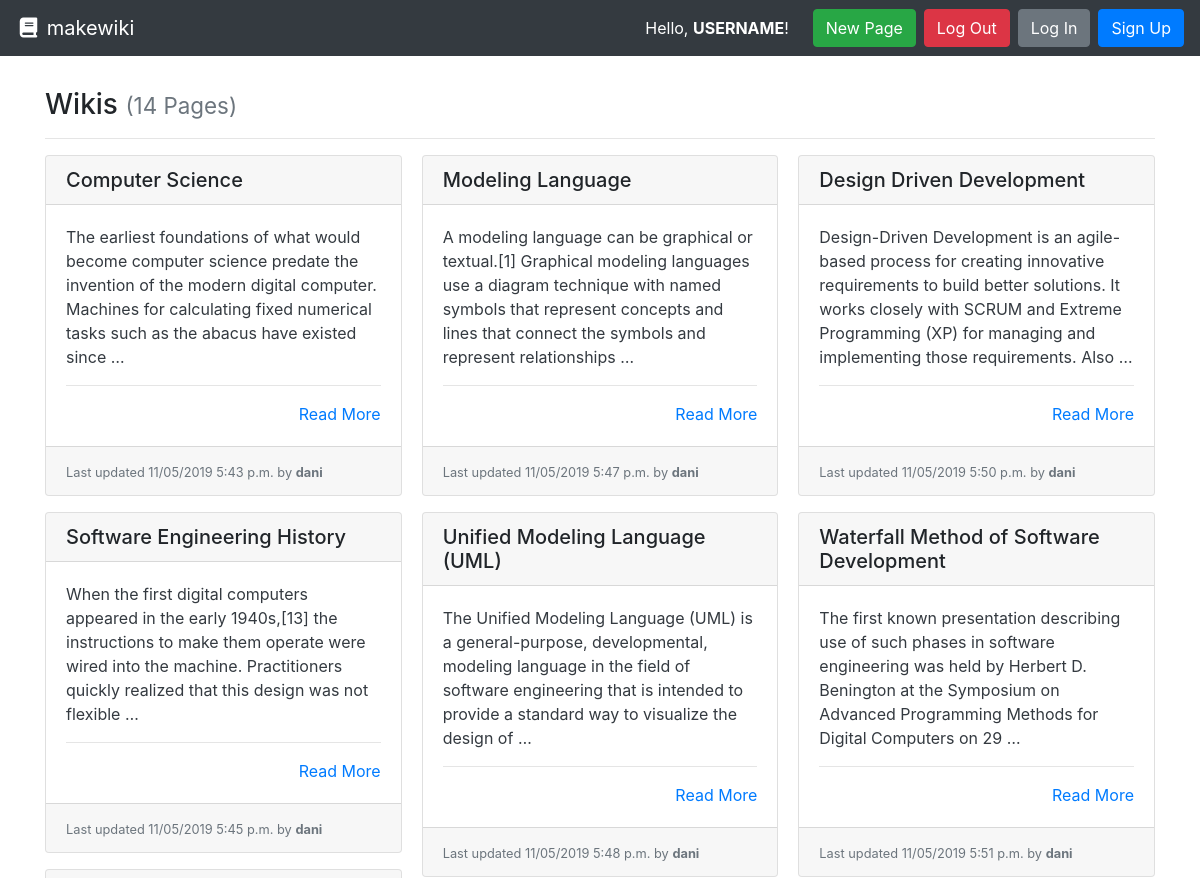
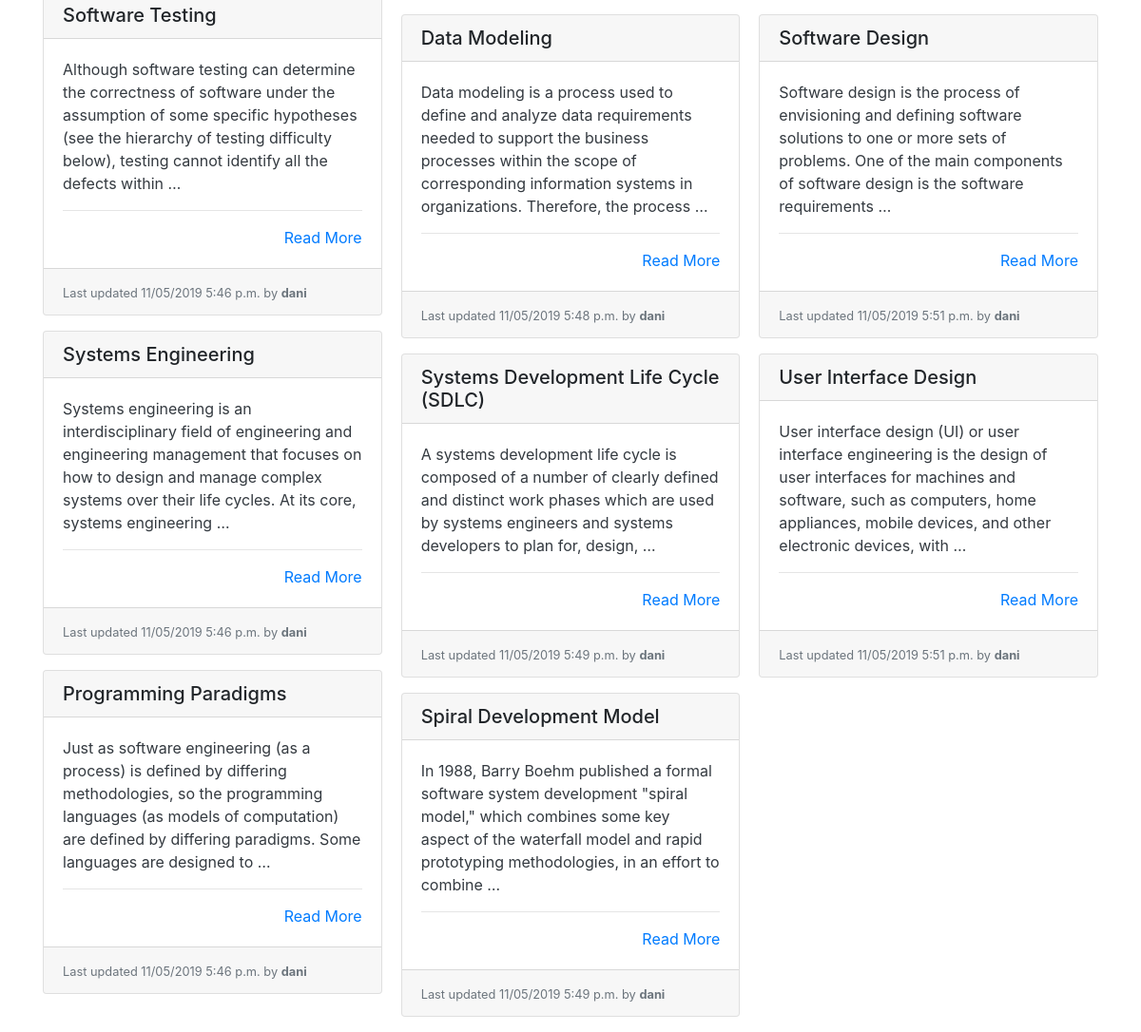
Before: / with the older database file (2 pictures, top to bottom).
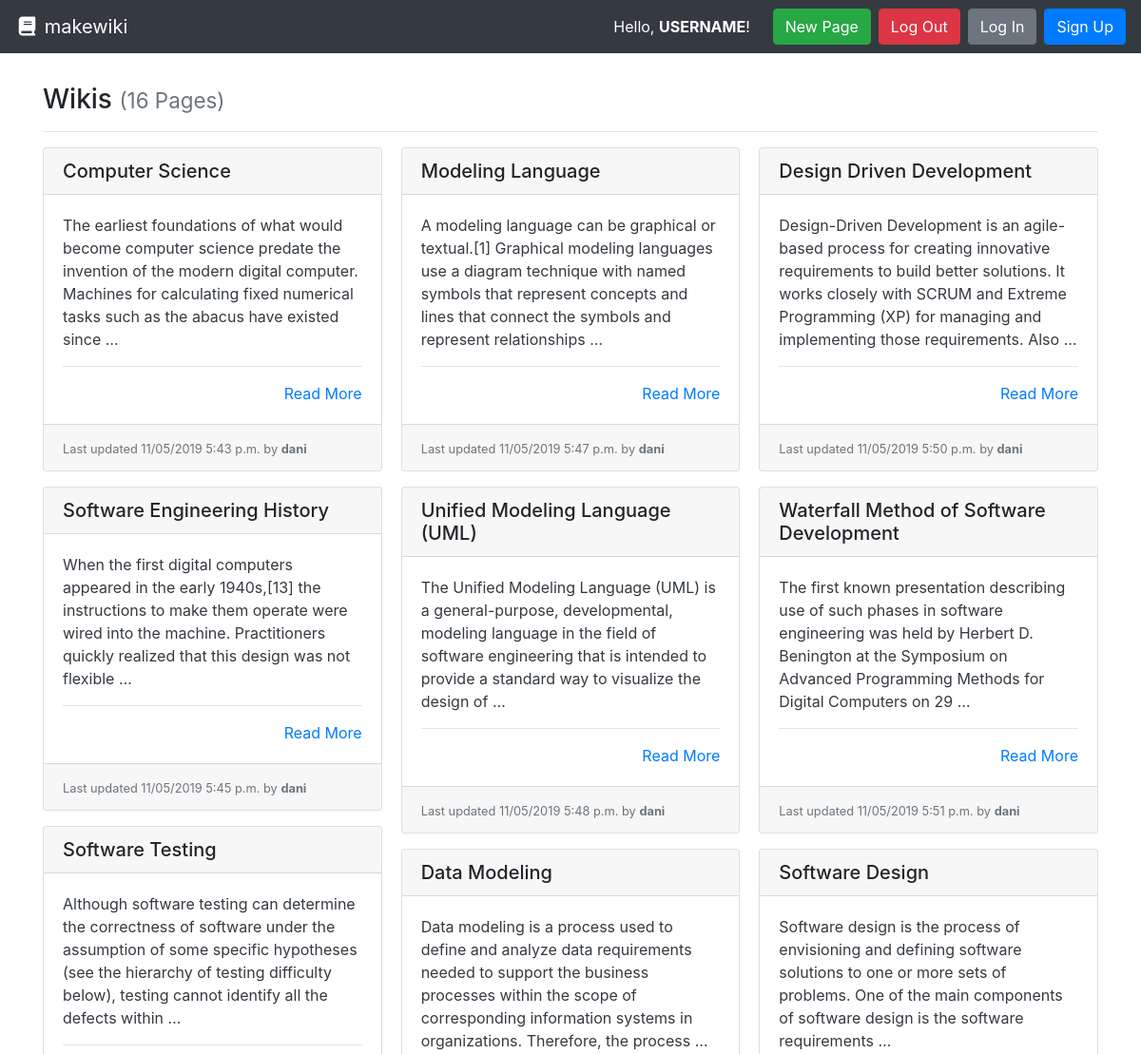
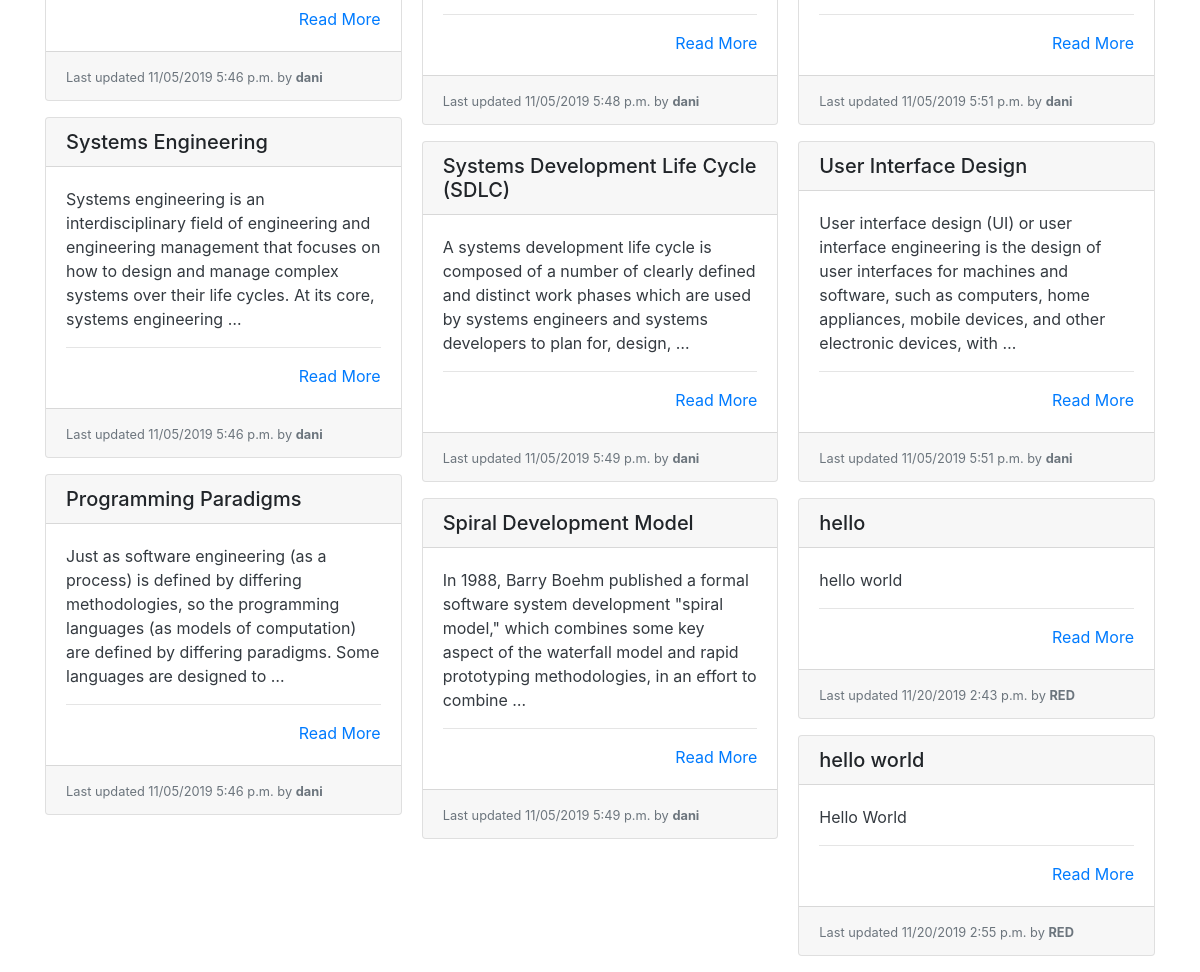
After: the same page with the newer database file (2 pictures, top to bottom).
### wiki/models.py (models this page shows, shortened)
class Page(models.Model):
    title = models.CharField(max_length=settings.WIKI_PAGE_TITLE_MAX_LENGTH, unique=True,
                             help_text="Title of your page.")
    author = models.ForeignKey(User, on_delete=models.PROTECT,
                               help_text="The user that posted this article.")
    slug = models.CharField(max_length=settings.WIKI_PAGE_TITLE_MAX_LENGTH, blank=True, editable=False,
                            help_text="Unique URL path to access this page. Generated by the system.")
    content = models.TextField(
        help_text="Write the content of your page here.")
    created = models.DateTimeField(auto_now_add=True,
                                   help_text="The date and time this page was created. Automatically generated when the model saves.")
    modified = models.DateTimeField(auto_now=True,
                                    help_text="The date and time this page was updated. Automatically generated when the model updates.")

### wiki/views.py (the view)
# urls.py: path('', PageListView.as_view(), name='wiki-list-page'),
class PageListView(ListView):
    model = Page
    def get(self, request):
        pages = self.get_queryset().all()
        return render(request, 'list.html', {
          'pages': pages
        })

### wiki/templates/list.html
{% extends "base.html" %}
{% block content %}
  <h3>Wikis {% if pages %}<small class="text-muted">({{ pages|length }} Page{{ pages|length|pluralize:"s" }})</small>{% endif %}</h3>
  <hr>
  {% if pages %}
    <div class="card-columns">
      {% for page in pages %}
        {% include "partials/card.html" %}
      {% endfor %}
    </div>
  {% else %}
    <div class="alert alert-primary" role="alert">No pages to display.</div>
  {% endif %}
{% endblock %}

### templates/base.html (shortened to what this page needs)
<!doctype html>
<html lang="en">
  <head>
    <link rel="stylesheet" href="https://stackpath.bootstrapcdn.com/bootstrap/4.3.1/css/bootstrap.min.css"
>
  </head>
  <body>
    <nav class="navbar navbar-expand-md navbar-dark bg-dark">
      <a class="navbar-brand" href="{% url 'wiki-list-page' %}"><i class="fas fa-fw fa-book"></i> makewiki</a>
      <form class="form-inline ml-auto">
        <div class="text-white">Hello, <strong>USERNAME</strong>!</div>
        <a href="{% url 'wiki-create-page'%}" class="btn btn-success ml-4">New Page</a>
        <a href="{% url 'logout'%}" class="btn btn-danger ml-2">Log Out</a>
        <a href="{% url 'login'%}" class="btn btn-secondary ml-2">Log In</a>
        <a href="{% url 'signup'%}" class="btn btn-primary ml-2">Sign Up</a>
      </form>
    </nav>
    <main role="main" class="container" style="margin-top: 4vh;">
      {% block content %}{% endblock %}
    </main>
  </body>

### wiki/templates/partials/card.html
<div class="card mb-3">
  <h5 class="card-header ">{{ page.title }}</h5>
  <div class="card-body border-dark">
    <p class="card-text text-dark">
      {{ page.content|truncatewords_html:30 }}
      <hr>
      <div class="text-right"><a href="{% url 'wiki-details-page' page.slug %}" title="Read More">Read More</a></div>
  </div>
  <div class="card-footer">
    <small class="text-muted">Last updated {{ page.modified|date:"SHORT_DATETIME_FORMAT" }} by <b>{{ page.author.username }}</b></small>
  </div>
</div>

Changed rows visible on the page:
added Page: title "hello", content "hello world", modified "11/20/2019 2:43 p.m.", author.username "RED"
added Page: title "hello world", content "Hello World", modified "11/20/2019 2:55 p.m.", author.username "RED"
Other visible differences:
{{ pages|length }}: "14" → "16"
